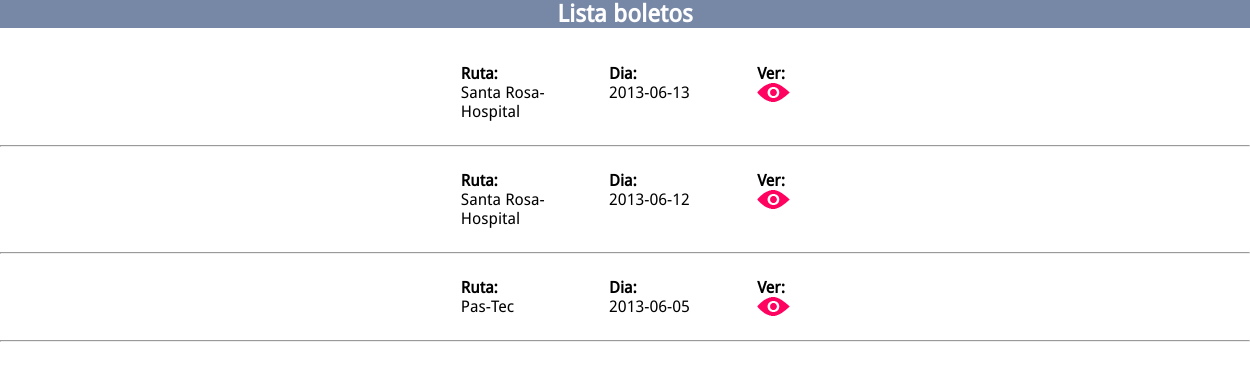
The page /yomiaspro.php on the database its author committed.
### tables this page shows
CREATE TABLE IF NOT EXISTS `rutauser` (
  `ruta` varchar(100) NOT NULL,
  `boleto` varchar(30) NOT NULL,
  `no` int(11) NOT NULL,
  `user` varchar(100) NOT NULL,
  `dia` varchar(20) NOT NULL,
  `id` bigint(20) unsigned NOT NULL AUTO_INCREMENT,
  UNIQUE KEY `id` (`id`)
);

### yomiaspro.php (the view, shortened to what this page needs)
<h2>Lista boletos</h2>
<?php
include("encabezado4.php");include ("conexion.php");
$sql=mysql_query("SELECT * FROM rutauser ",$con);
if (mysql_num_rows($sql) > 0) {
    while ($row = mysql_fetch_row($sql)) {
 ?>
 <ul class="chof" style="color:black;">
  <li ><strong>Ruta:</strong><br><?php  $id=$row[5] ;echo $row[0];?></li>
  <li ><strong>Dia:</strong><br><?php  echo $row[4]?></li>
 <li ><strong>Ver:</strong><br><?php echo "<a href='printmia.php?s=$id'><img src='ver.png'></a></li> "?>
</ul>
<hr>
<?php
}}
?>

### style.css (style rules this page uses)
body { font: 16px 'DroidSansRegular', Arial, sans-serif; text-align: center; margin: 0; padding: 0; width: 100%; height:100%; background: #736B66; color:black; }
header img,a,div { display: inline-block; vertical-align: middle; }
ul { width:20%; color:#2d2d2d; background: white; }
.mapa, ul { display: inline-block; vertical-align: top; }
.main ul ,li { margin: 1em ; padding: 0; text-align: left; }
a { text-decoration: none; }
h2 { width: 100%; background: #7787A6; color:white; }
li { list-style: none; }
.chof { display: inline-block; vertical-align: top; width: 100%; margin: 0; }
.chof li { display: inline-block; vertical-align: top; width: 7em; }

### rows shown on the page
rutauser: ruta "Santa Rosa-Hospital", dia "2013-06-13"
rutauser: ruta "Santa Rosa-Hospital", dia "2013-06-12"
rutauser: ruta "Pas-Tec", dia "2013-06-05"
